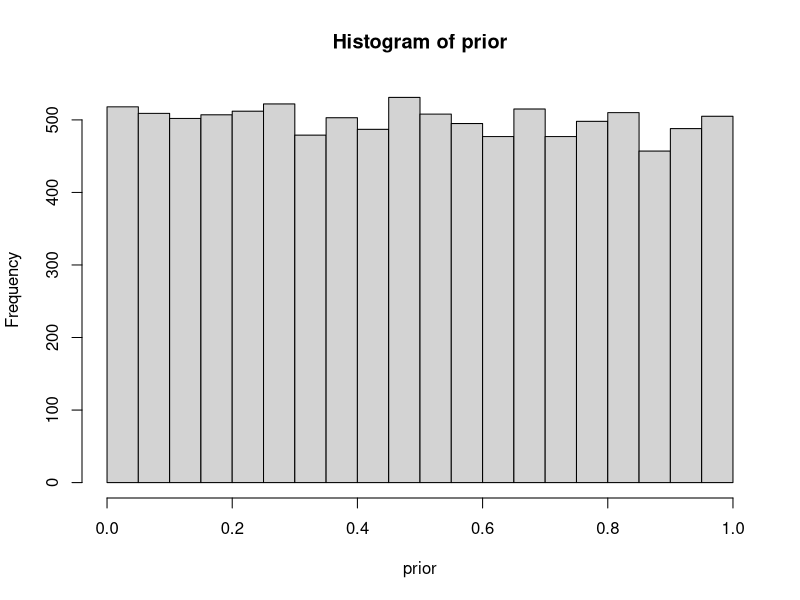
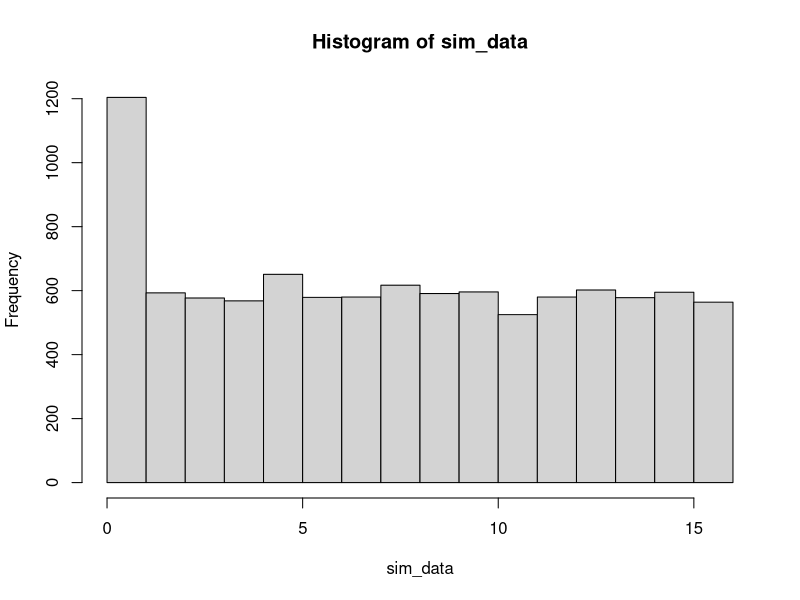
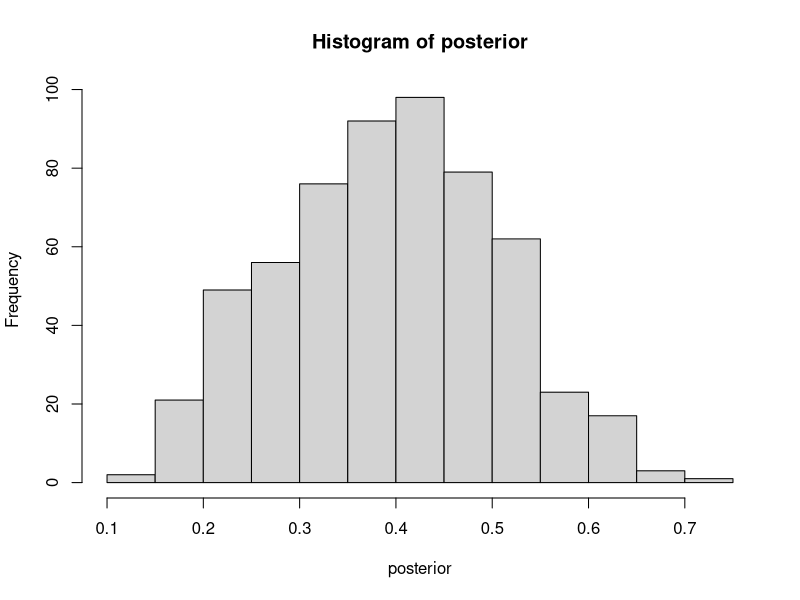

Source code (R) for these figures, in order:
## ---- chunk 1
n_draws <- 10000 #Create 10,000 draws

prior <- runif(n_draws, min = 0, max = 1) #r means random and unif is uniform
hist(prior)
## ---- chunk 2
sim_data <- rbinom(n_draws, 16, prior)
hist(sim_data)
## ---- chunk 3
posterior <- prior[sim_data == 6]
hist(posterior)

print(quantile(posterior,c(.025,.5,.975)))

